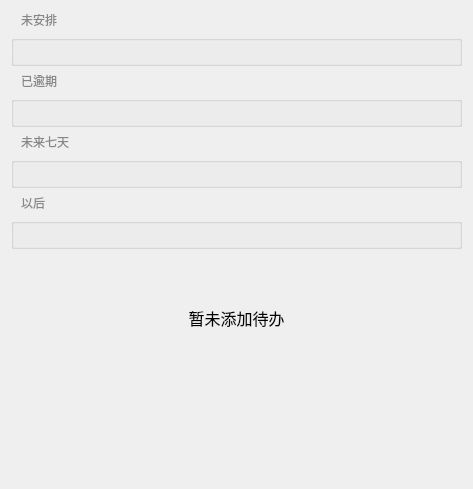
                <widget class="QWidget" name="scrollAreaWidgetContents_2">
                 <property name="geometry">
                  <rect>
                   <x>0</x>
                   <y>0</y>
                   <width>473</width>
                   <height>489</height>
                  </rect>
                 </property>
                 <layout class="QVBoxLayout" name="verticalLayout_5" stretch="1,1,1,1,1,1,1,1,3,1,10">
                  <item>
                   <widget class="QPushButton" name="pbnNotArrange">
                    <property name="sizePolicy">
                     <sizepolicy hsizetype="Expanding" vsizetype="Fixed">
                      <horstretch>0</horstretch>
                      <verstretch>0</verstretch>
                     </sizepolicy>
                    </property>
                    <property name="cursor">
                     <cursorShape>PointingHandCursor</cursorShape>
                    </property>
                    <property name="layoutDirection">
                     <enum>Qt::LeftToRight</enum>
                    </property>
                    <property name="styleSheet">
                     <string notr="true">color: rgb(135, 135, 135);
border:none;
text-align:left;
padding-left:10px;</string>
                    </property>
                    <property name="text">
                     <string>未安排</string>
                    </property>
                    <property name="autoRepeat">
                     <bool>false</bool>
                    </property>
                   </widget>
                  </item>
                  <item>
                   <widget class="QGroupBox" name="groupBoxNotArrange">
                    <property name="title">
                     <string/>
                    </property>
                    <layout class="QHBoxLayout" name="horizontalLayout_4">
                     <property name="spacing">
                      <number>0</number>
                     </property>
                     <property name="leftMargin">
                      <number>0</number>
                     </property>
                     <property name="topMargin">
                      <number>0</number>
                     </property>
                     <property name="rightMargin">
                      <number>0</number>
                     </property>
                     <property name="bottomMargin">
                      <number>0</number>
                     </property>
                     <item>
                      <layout class="QVBoxLayout" name="vBoxNotArrange"/>
                     </item>
                    </layout>
                   </widget>
                  </item>
                  <item>
                   <widget class="QPushButton" name="pbnOverdue">
                    <property name="sizePolicy">
                     <sizepolicy hsizetype="Expanding" vsizetype="Fixed">
                      <horstretch>0</horstretch>
                      <verstretch>0</verstretch>
                     </sizepolicy>
                    </property>
                    <property name="cursor">
                     <cursorShape>PointingHandCursor</cursorShape>
                    </property>
                    <property name="styleSheet">
                     <string notr="true">color: rgb(135, 135, 135);
border:none;
text-align:left;
padding-left:10px;</string>
                    </property>
                    <property name="text">
                     <string>已逾期</string>
                    </property>
                   </widget>
                  </item>
                  <item>
                   <widget class="QGroupBox" name="groupBoxOverdue">
                    <property name="title">
                     <string/>
                    </property>
                    <layout class="QHBoxLayout" name="horizontalLayout_5">
                     <property name="spacing">
                      <number>0</number>
                     </property>
                     <property name="leftMargin">
                      <number>0</number>
                     </property>
                     <property name="topMargin">
                      <number>0</number>
                     </property>
                     <property name="rightMargin">
                      <number>0</number>
                     </property>
                     <property name="bottomMargin">
                      <number>0</number>
                     </property>
                     <item>
                      <layout class="QVBoxLayout" name="vBoxOverdue"/>
                     </item>
                    </layout>
                   </widget>
                  </item>
                  <item>
                   <widget class="QPushButton" name="pbnNextSeven">
                    <property name="sizePolicy">
                     <sizepolicy hsizetype="Expanding" vsizetype="Fixed">
                      <horstretch>0</horstretch>
                      <verstretch>0</verstretch>
                     </sizepolicy>
                    </property>
                    <property name="cursor">
                     <cursorShape>PointingHandCursor</cursorShape>
                    </property>
                    <property name="styleSheet">
                     <string notr="true">color: rgb(135, 135, 135);
border:none;
text-align:left;
padding-left:10px;</string>
                    </property>
                    <property name="text">
                     <string>未来七天</string>
                    </property>
                   </widget>
                  </item>
                  <item>
                   <widget class="QGroupBox" name="groupBoxNextSeven">
                    <property name="title">
                     <string/>
                    </property>
                    <layout class="QHBoxLayout" name="horizontalLayout_6">
                     <property name="spacing">
                      <number>0</number>
                     </property>
                     <property name="leftMargin">
                      <number>0</number>
                     </property>
                     <property name="topMargin">
                      <number>0</number>
                     </property>
                     <property name="rightMargin">
                      <number>0</number>
                     </property>
                     <property name="bottomMargin">
                      <number>0</number>
                     </property>
                     <item>
                      <layout class="QVBoxLayout" name="vBoxNextSeven"/>
                     </item>
                    </layout>
                   </widget>
                  </item>
                  <item>
                   <widget class="QPushButton" name="pbnAfter">
                    <property name="sizePolicy">
                     <sizepolicy hsizetype="Expanding" vsizetype="Fixed">
                      <horstretch>0</horstretch>
                      <verstretch>0</verstretch>
                     </sizepolicy>
                    </property>
                    <property name="cursor">
                     <cursorShape>PointingHandCursor</cursorShape>
                    </property>
                    <property name="styleSheet">
                     <string notr="true">color: rgb(135, 135, 135);
border:none;
text-align:left;
padding-left:10px;</string>
                    </property>
                    <property name="text">
                     <string>以后</string>
                    </property>
                   </widget>
                  </item>
                  <item>
                   <widget class="QGroupBox" name="groupBoxAfter">
                    <property name="title">
                     <string/>
                    </property>
                    <layout class="QHBoxLayout" name="horizontalLayout_7">
                     <property name="spacing">
                      <number>0</number>
                     </property>
                     <property name="leftMargin">
                      <number>0</number>
                     </property>
                     <property name="topMargin">
                      <number>0</number>
                     </property>
                     <property name="rightMargin">
                      <number>0</number>
                     </property>
                     <property name="bottomMargin">
                      <number>0</number>
                     </property>
                     <item>
                      <layout class="QVBoxLayout" name="vBoxAfter"/>
                     </item>
                    </layout>
                   </widget>
                  </item>
                  <item>
                   <widget class="QLabel" name="labelPictureHomePage">
                    <property name="font">
                     <font>
                      <family>Agency FB</family>
                      <pointsize>9</pointsize>
                     </font>
                    </property>
                    <property name="styleSheet">
                     <string notr="true"/>
                    </property>
                    <property name="text">
                     <string/>
                    </property>
                    <property name="textFormat">
                     <enum>Qt::AutoText</enum>
                    </property>
                    <property name="pixmap">
                     <pixmap resource="ktodomainwindow.qrc">:/KTodoMainWindow/images/printer.png</pixmap>
                    </property>
                    <property name="alignment">
                     <set>Qt::AlignCenter</set>
                    </property>
                   </widget>
                  </item>
                  <item>
                   <widget class="QLabel" name="labNotAddHomePage">
                    <property name="font">
                     <font>
                      <family>楷体</family>
                      <pointsize>12</pointsize>
                     </font>
                    </property>
                    <property name="text">
                     <string>暂未添加待办</string>
                    </property>
                    <property name="alignment">
                     <set>Qt::AlignCenter</set>
                    </property>
                   </widget>
                  </item>
                  <item>
                   <spacer name="verticalSpacer_3">
                    <property name="orientation">
                     <enum>Qt::Vertical</enum>
                    </property>
                    <property name="sizeHint" stdset="0">
                     <size>
                      <width>20</width>
                      <height>54</height>
                     </size>
                    </property>
                   </spacer>
                  </item>
                 </layout>
                </widget>
